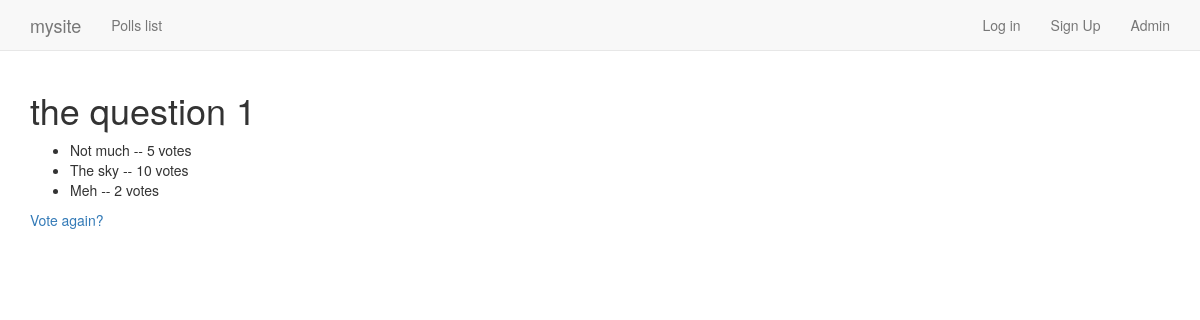
/polls/1/results/, run on an earlier commit of the app's database.
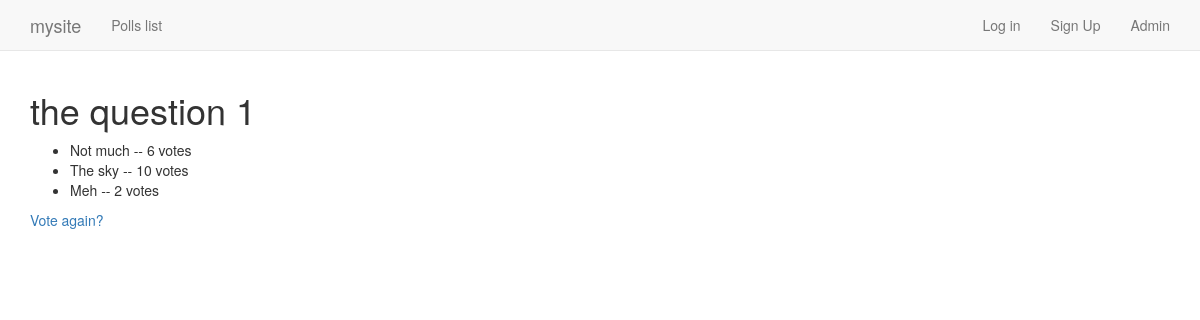
And on a later commit of the database.
### polls/models.py (models this page shows, shortened)
class Choice(models.Model):
    question = models.ForeignKey(Question, on_delete=models.CASCADE)
    choice_text = models.CharField(max_length=200)
    votes = models.IntegerField(default=0)
    class Meta:
        verbose_name = "Choice"
        verbose_name_plural = "Choices"

### polls/views.py (the view)
# urls.py: url(r'^(?P<pk>[0-9]+)/results/$', views.QuestionResultsView.as_view(), name='results'),
class QuestionResultsView(DetailView):
    model = models.Question
    template_name = "polls/results.html"

### polls/templates/polls/results.html
{% extends '../base.html' %}
{% block body_block %}
    <h1>{{ question.question_text }}</h1>
    <ul>
    {% for choice in question.choice_set.all %}
        <li>{{ choice.choice_text }} -- {{ choice.votes }} vote{{ choice.votes|pluralize }}</li>
    {% endfor %}
    </ul>
    <a href="{% url 'polls:detail' question.id %}">Vote again?</a>
{% endblock body_block %}

What changed in the data, as far as the page shows it:
changed Choice "Not much": votes "5" → "6"
